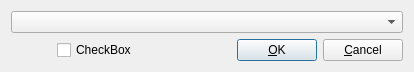
<?xml version="1.0" encoding="UTF-8"?>
<ui version="4.0">
 <class>ComboBoxDialog</class>
 <widget class="QDialog" name="ComboBoxDialog">
  <property name="geometry">
   <rect>
    <x>0</x>
    <y>0</y>
    <width>414</width>
    <height>72</height>
   </rect>
  </property>
  <property name="sizePolicy">
   <sizepolicy hsizetype="Preferred" vsizetype="Preferred">
    <horstretch>0</horstretch>
    <verstretch>0</verstretch>
   </sizepolicy>
  </property>
  <property name="windowTitle">
   <string>Dialog</string>
  </property>
  <property name="windowIcon">
   <iconset resource="../../resource.qrc">
    <normaloff>:/icons/images/ui-combo-box-edit.png</normaloff>:/icons/images/ui-combo-box-edit.png</iconset>
  </property>
  <layout class="QHBoxLayout" name="horizontalLayout_2">
   <item>
    <layout class="QVBoxLayout" name="verticalLayout">
     <item>
      <widget class="QComboBox" name="comboBox">
       <property name="sizePolicy">
        <sizepolicy hsizetype="Expanding" vsizetype="Fixed">
         <horstretch>0</horstretch>
         <verstretch>0</verstretch>
        </sizepolicy>
       </property>
      </widget>
     </item>
     <item>
      <layout class="QHBoxLayout" name="horizontalLayout">
       <item>
        <widget class="QLabel" name="label">
         <property name="minimumSize">
          <size>
           <width>40</width>
           <height>20</height>
          </size>
         </property>
         <property name="text">
          <string/>
         </property>
        </widget>
       </item>
       <item>
        <widget class="QCheckBox" name="checkBox">
         <property name="text">
          <string>CheckBox</string>
         </property>
        </widget>
       </item>
       <item>
        <spacer name="horizontalSpacer">
         <property name="orientation">
          <enum>Qt::Horizontal</enum>
         </property>
         <property name="sizeHint" stdset="0">
          <size>
           <width>40</width>
           <height>20</height>
          </size>
         </property>
        </spacer>
       </item>
       <item>
        <widget class="QPushButton" name="buttonOk">
         <property name="text">
          <string>&amp;OK</string>
         </property>
         <property name="default">
          <bool>true</bool>
         </property>
        </widget>
       </item>
       <item>
        <widget class="QPushButton" name="buttonCancel">
         <property name="text">
          <string>&amp;Cancel</string>
         </property>
        </widget>
       </item>
      </layout>
     </item>
    </layout>
   </item>
  </layout>
 </widget>
 <resources>
  <include location="../../resource.qrc"/>
 </resources>
 <connections>
  <connection>
   <sender>buttonOk</sender>
   <signal>clicked()</signal>
   <receiver>ComboBoxDialog</receiver>
   <slot>accept()</slot>
   <hints>
    <hint type="sourcelabel">
     <x>243</x>
     <y>49</y>
    </hint>
    <hint type="destinationlabel">
     <x>150</x>
     <y>57</y>
    </hint>
   </hints>
  </connection>
  <connection>
   <sender>buttonCancel</sender>
   <signal>clicked()</signal>
   <receiver>ComboBoxDialog</receiver>
   <slot>close()</slot>
   <hints>
    <hint type="sourcelabel">
     <x>320</x>
     <y>51</y>
    </hint>
    <hint type="destinationlabel">
     <x>150</x>
     <y>41</y>
    </hint>
   </hints>
  </connection>
 </connections>
</ui>
